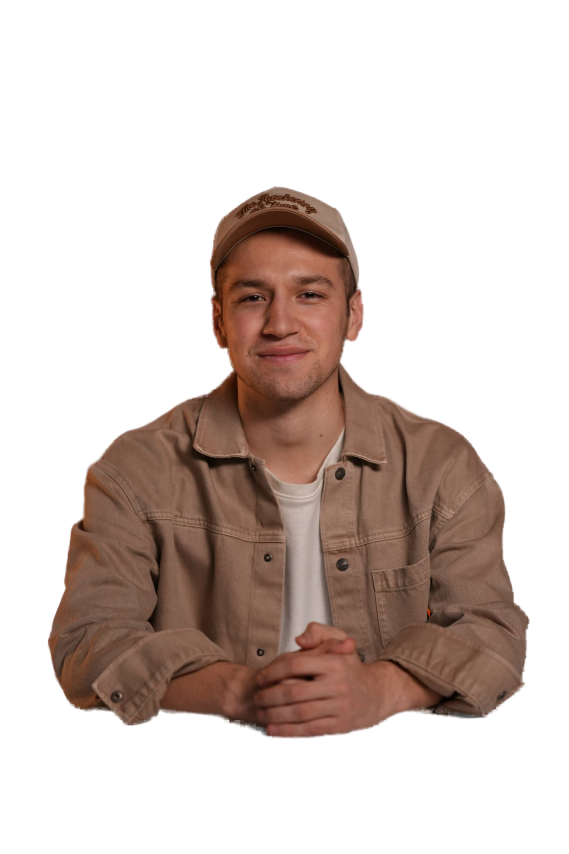
#> input picture super-ai-seminar/design/assets/sp1_cut.png, 1706 x 2560 px (shown at 1/3 size)
$ python compose.py
#> lines starting #> are read from the running program, lines starting #| are printed output that depends on the picture; after the words box and inside, x2 and y2 are one past the last pixel; in counts of white or black regions, pixels touching at a corner belong together
### super-ai-seminar/design/grade.py
"""Spiker rasmlarini yagona uslubga keltirish uchun ranglar bilan ishlash."""
from PIL import Image, ImageEnhance, ImageFilter
import numpy as np

# to'q fon uchun duoton ramp: soya -> o'rta -> yorug'lik
SHADOW = (52, 10, 16)
MID = (150, 48, 30)


def ramp_lut(high):
    lut = np.zeros((256, 3), dtype=np.float32)
    for i in range(256):
        t = i / 255.0
        if t < 0.5:
            k = t / 0.5
            c = [SHADOW[j] + (MID[j] - SHADOW[j]) * k for j in range(3)]
        else:
            k = (t - 0.5) / 0.5
            c = [MID[j] + (high[j] - MID[j]) * k for j in range(3)]
        lut[i] = c
    return lut


def clean_alpha(im, res):
    """Fondagi juda past alfa qiymatlarini nolga tushiradi (hoshiya yo'qoladi)."""
    al = np.asarray(im.getchannel('A')).astype(np.float32)
    lo, hi = 26.0, 232.0
    al = ((al - lo) * (255.0 / (hi - lo))).clip(0, 255)
    res.putalpha(Image.fromarray(al.astype(np.uint8)).filter(ImageFilter.GaussianBlur(0.6)))
    return res


def apply_grade(im, mix, contrast, brightness, high, saturation=0.72):
    """To'q burgundi duoton (qora-qizil fon uchun)."""
    rgb = im.convert('RGB')
    rgb = ImageEnhance.Color(rgb).enhance(saturation)
    rgb = ImageEnhance.Contrast(rgb).enhance(contrast)
    rgb = ImageEnhance.Brightness(rgb).enhance(brightness)
    a = np.asarray(rgb).astype(np.float32)
    lum = (0.299 * a[..., 0] + 0.587 * a[..., 1] + 0.114 * a[..., 2]).clip(0, 255).astype(np.uint8)
    duo = ramp_lut(high)[lum]
    out = (a * (1 - mix) + duo * mix).clip(0, 255).astype(np.uint8)
    return clean_alpha(im, Image.fromarray(out).convert('RGBA'))


def apply_light_grade(im, gains=(1.0, 1.0, 1.0), brightness=1.0, contrast=1.0,
                      saturation=1.0, lift=0.0):
    """Oq fon uchun: kanal balansi bilan ikkala rasmning rang harorati tenglashtiriladi."""
    rgb = im.convert('RGB')
    rgb = ImageEnhance.Color(rgb).enhance(saturation)
    rgb = ImageEnhance.Contrast(rgb).enhance(contrast)
    rgb = ImageEnhance.Brightness(rgb).enhance(brightness)
    a = np.asarray(rgb).astype(np.float32)
    a *= np.array(gains, dtype=np.float32)
    if lift:
        a = a + (255.0 - a) * lift          # soyalarni yumshatish
    out = a.clip(0, 255).astype(np.uint8)
    return clean_alpha(im, Image.fromarray(out).convert('RGBA'))

### super-ai-seminar/design/compose.py
"""Ikkala spikerni bitta jamoa kadriga birlashtirish.

- bosh o'lchamlari tenglashtiriladi (bir xil razmer)
- yelkalar bir chiziqda turadi
- ortiqcha bo'sh joy kesilib, ikkalasi yonma-yon yaqinlashtiriladi
- kerak bo'lsa, o'ngdagi spiker belidan pastda kesiladi

Ishlatilishi:  python3 compose.py [dark|light|both]
"""
import sys
from PIL import Image
import numpy as np
from grade import apply_grade, apply_light_grade

HEAD = 320    # bir "bosh" birligi, piksel
GAP = -74     # figuralar orasidagi masofa (manfiy = yengil ustma-ust)

PROFILES = {
    # qora-qizil fonli variant
    'dark': dict(
        out='assets/crew_pair.png',
        man=dict(src='assets/sp1_cut.png', cut=None, grade=apply_grade,
                 kw=dict(mix=0.85, contrast=1.16, brightness=0.96, high=(232, 182, 152))),
        woman=dict(src='assets/sp2_cut.png', cut=1060, grade=apply_grade,
                   kw=dict(mix=0.97, contrast=1.20, brightness=0.84, high=(196, 140, 116))),
    ),
    # oq fonli variant: rang harorati tenglashtiriladi, teri rangi tabiiy qoladi
    'light': dict(
        out='assets/crew_pair_light.png',
        man=dict(src='assets/w1_cut.png', cut=None, grade=apply_light_grade,
                 kw=dict(gains=(1.025, 1.0, 0.985), brightness=1.06, contrast=1.08,
                         saturation=1.0)),
        woman=dict(src='assets/w2_cut.png', cut=None, grade=apply_light_grade,
                   kw=dict(gains=(1.02, 0.995, 0.97), brightness=0.98, contrast=1.05,
                           saturation=0.94)),
    ),
}


def landmarks(im):
    a = np.asarray(im.getchannel('A')) > 128
    rows = a.sum(1)
    nz = np.nonzero(rows)[0]
    top, bot, mx = int(nz[0]), int(nz[-1]), int(rows.max())
    shoulder = int(next(y for y in range(top, bot) if rows[y] >= 0.5 * mx))
    return top, shoulder, bot


def prepare(spec):
    im = Image.open(spec['src'])
    top, shoulder, bot = landmarks(im)
    if spec['cut']:
        im = im.crop((0, 0, im.width, spec['cut']))
    im = spec['grade'](im, **spec['kw'])

    scale = HEAD / (shoulder - top)
    im = im.resize((round(im.width * scale), round(im.height * scale)), Image.LANCZOS)
    tp, sh = top * scale, shoulder * scale

    # gorizontal ortiqcha joyni kesish + yuqoridagi bo'shliqni olib tashlash
    bbox = im.getbbox()
    im = im.crop((bbox[0], round(tp), bbox[2], im.height))
    return im, sh - tp


def build(profile):
    p = PROFILES[profile]
    man, man_sh = prepare(p['man'])
    woman, wom_sh = prepare(p['woman'])

    # yelkalarni bir chiziqqa qo'yish
    shoulder_y = round(max(man_sh, wom_sh))
    man_y, wom_y = shoulder_y - round(man_sh), shoulder_y - round(wom_sh)

    canvas = Image.new('RGBA', (man.width + woman.width + GAP,
                                max(man_y + man.height, wom_y + woman.height)), (0, 0, 0, 0))
    canvas.alpha_composite(man, (0, man_y))
    canvas.alpha_composite(woman, (man.width + GAP, wom_y))
    canvas = canvas.crop(canvas.getbbox())
    canvas.save(p['out'])
    print(profile, p['out'], canvas.size, 'man', man.size, 'woman', woman.size)


if __name__ == '__main__':
    which = sys.argv[1] if len(sys.argv) > 1 else 'both'
    for name in (PROFILES if which == 'both' else [which]):
        build(name)
#> in prepare, im is the input picture: PIL image 1706x2560 RGBA; mean R, G, B, A 124.1, 83.8, 65.9, 84.8
#> in landmarks, `a = np.asarray(im.getchannel('A')) > 128`:
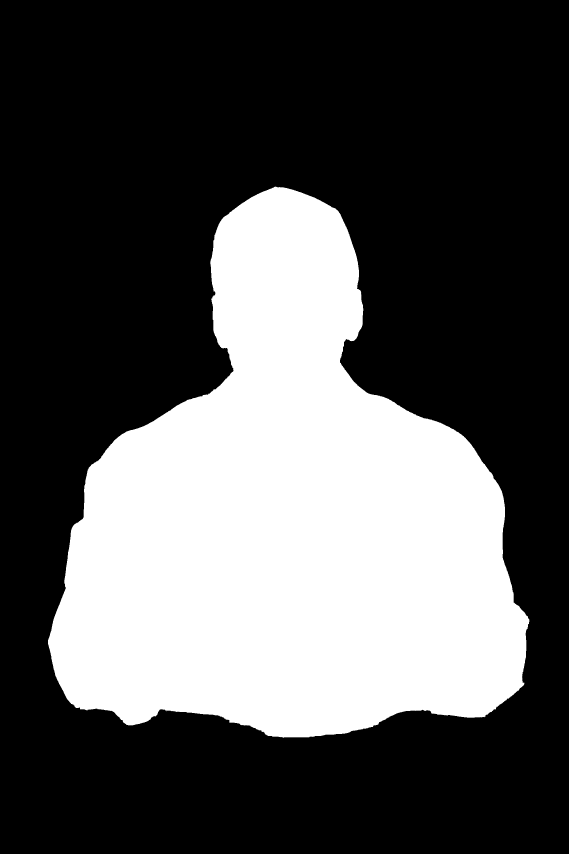
#> a: shape (2560, 1706) bool (shown at 1/3 size); 33.3% white; 2 white regions (1 under 20 px), largest, box (x1, y1, x2, y2) and area: (144, 560, 1588, 2213) 1453947
#> in landmarks, `rows = a.sum(1)`: rows = 2560 values, max 1435 at index 1920, min 0 at index 0, mean 567.9
#> in landmarks, `nz = np.nonzero(rows)[0]`: nz = 1653 values from 560 to 2212
#> in landmarks, `top, bot, mx = int(nz[0]), int(nz[-1]), int(rows.max())`: top = 560; bot = 2212; mx = 1435
#> in landmarks, `shoulder = int(next(y for y in range(top, bot) if rows[y] >= 0.5 * mx))`: shoulder = 1233
#> in prepare, `top, shoulder, bot = landmarks(im)`: top = 560; shoulder = 1233; bot = 2212
#> in prepare, `scale = HEAD / (shoulder - top)`: scale = 0.475
#> in prepare, `tp, sh = top * scale, shoulder * scale`: tp = 266.3; sh = 586.3
#> in prepare, `bbox = im.getbbox()`: bbox = (66, 263, 758, 1055)
#> in prepare, `im = im.crop((bbox[0], round(tp), bbox[2], im.height))`:
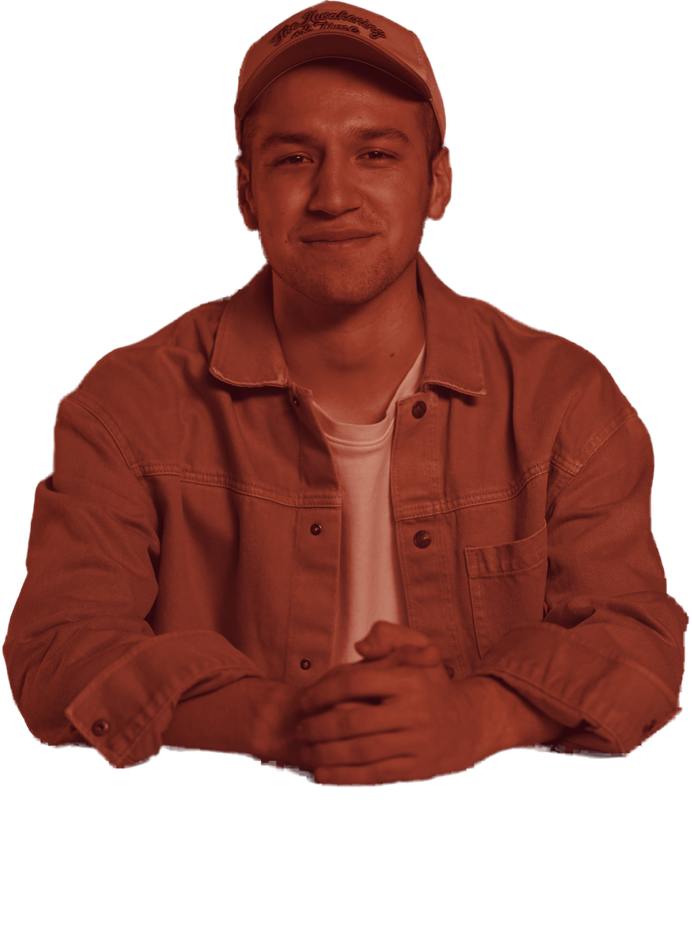
#> im: PIL image 692x951 RGBA; mean R, G, B, A 61.1, 22.9, 17.1, 127.2; transparent parts drawn white
#> in build, `man, man_sh = prepare(p['man'])`: man_sh = 320
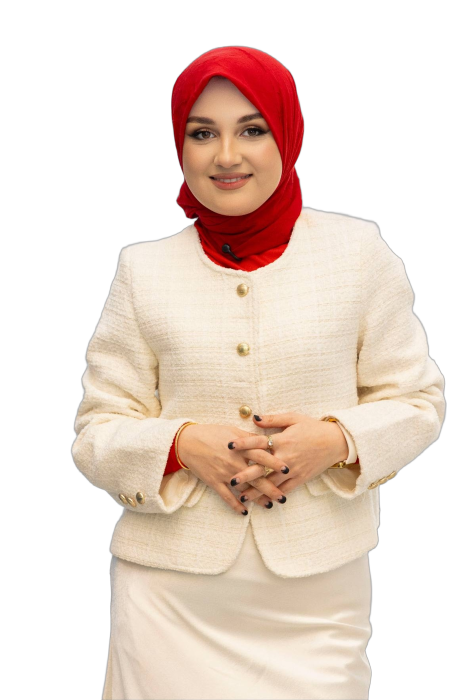
#> input picture super-ai-seminar/design/assets/sp2_cut.png, 934 x 1400 px (shown at 1/2 size)
#> in prepare, im is the input picture: PIL image 934x1400 RGBA; mean R, G, B, A 108.7, 91.8, 81.9, 125.6
#> in landmarks (call 2), `a = np.asarray(im.getchannel('A')) > 128`:
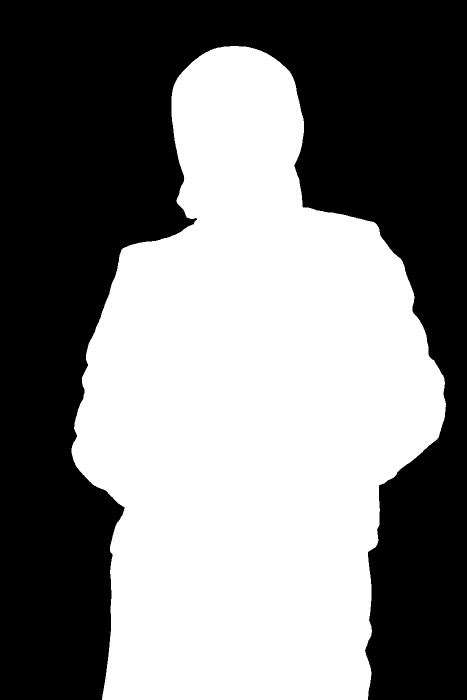
#> a: shape (1400, 934) bool (shown at 1/2 size); 49.4% white; 1 white region, box (x1, y1, x2, y2) and area: (143, 92, 892, 1400) 645458
#> in landmarks (call 2), `rows = a.sum(1)`: rows = 1400 values, max 738 at index 833, min 0 at index 0, mean 461
#> in landmarks (call 2), `nz = np.nonzero(rows)[0]`: nz = 1308 values from 92 to 1399
#> in landmarks (call 2), `top, bot, mx = int(nz[0]), int(nz[-1]), int(rows.max())`: top = 92; bot = 1399; mx = 738
#> in landmarks (call 2), `shoulder = int(next(y for y in range(top, bot) if rows[y] >= 0.5 * mx))`: shoulder = 449
#> in prepare (call 2), `top, shoulder, bot = landmarks(im)`: top = 92; shoulder = 449; bot = 1399
#> in clean_alpha (call 2), `res.putalpha(Image.fromarray(al.astype(np.uint8)).filter(ImageFilter.G..`:
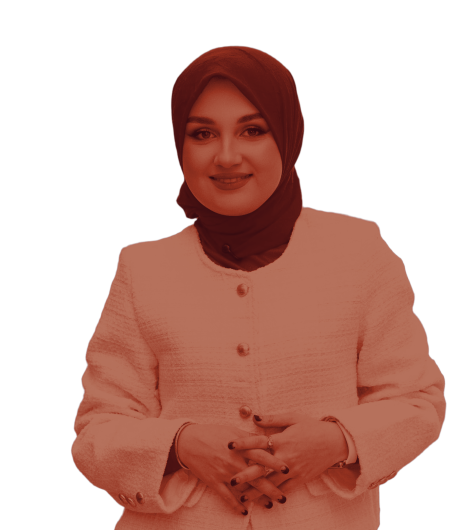
#> res: PIL image 934x1060 RGBA (shown at 1/2 size); mean R, G, B, A 101.9, 44.7, 39.4, 120.5; transparent parts drawn white
#> in prepare (call 2), `scale = HEAD / (shoulder - top)`: scale = 0.896
#> in prepare (call 2), `tp, sh = top * scale, shoulder * scale`: tp = 82.46; sh = 402.5
#> in prepare (call 2), `bbox = im.getbbox()`: bbox = (125, 79, 802, 950)
#> in prepare (call 2), `im = im.crop((bbox[0], round(tp), bbox[2], im.height))`:
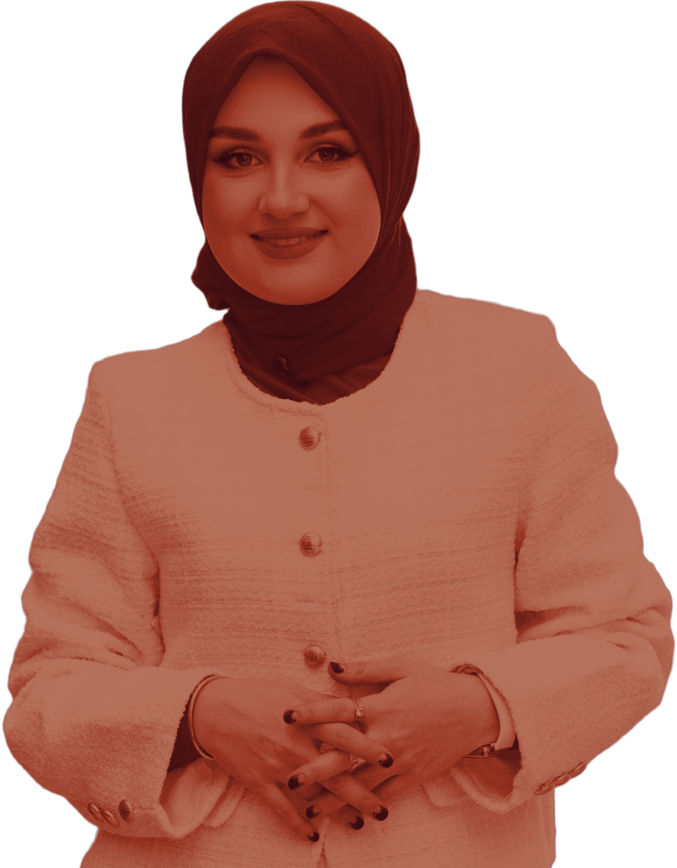
#> im: PIL image 677x868 RGBA; mean R, G, B, A 102.8, 54, 42.7, 163; transparent parts drawn white
#> in build, `woman, wom_sh = prepare(p['woman'])`: wom_sh = 320
#> in build, `man_y, wom_y = shoulder_y - round(man_sh), shoulder_y - round(wom_sh)`: man_y = 0
#> in build, `canvas = Image.new('RGBA', (man.width + woman.width + GAP, max(man_y +..`: canvas: PIL image 1295x951 RGBA; every value is 0
#> in build, `canvas = canvas.crop(canvas.getbbox())`:
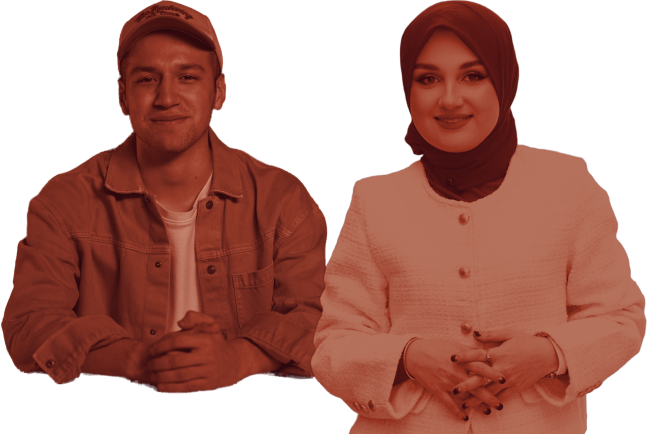
#> canvas: PIL image 1295x868 RGBA (shown at 1/2 size); mean R, G, B, A 88.5, 41.3, 32, 158; transparent parts drawn white
#| dark assets/crew_pair.png (1295, 868) man (692, 951) woman (677, 868)
#> pass 2 of the loop `for name in (PROFILES if which == 'both' else [which]):`:
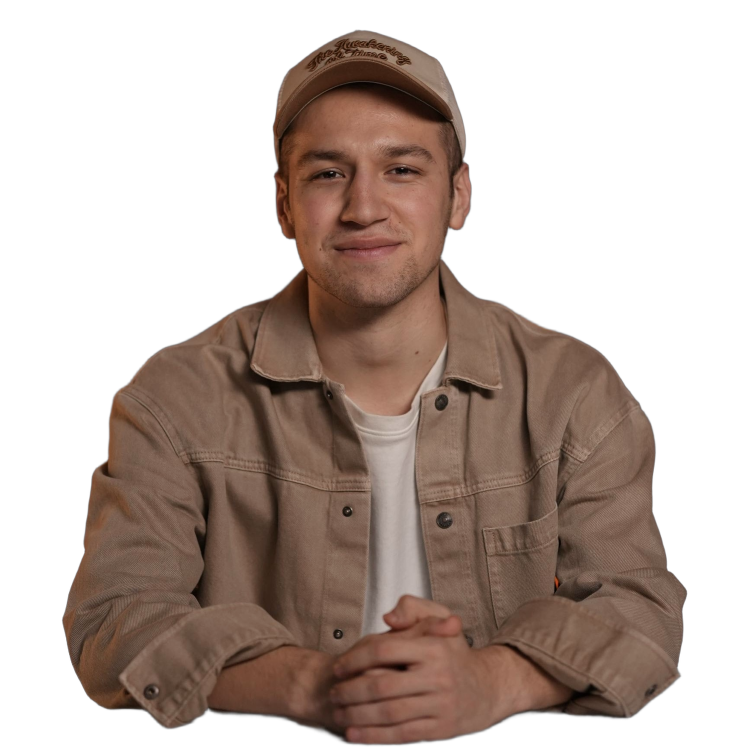
#> input picture super-ai-seminar/design/assets/w1_cut.png, 1476 x 1500 px (shown at 1/2 size)
#> in prepare, im is the input picture: PIL image 1476x1500 RGBA; mean R, G, B, A 59, 44.1, 36.7, 125.1
#> in landmarks (call 3), `a = np.asarray(im.getchannel('A')) > 128`:
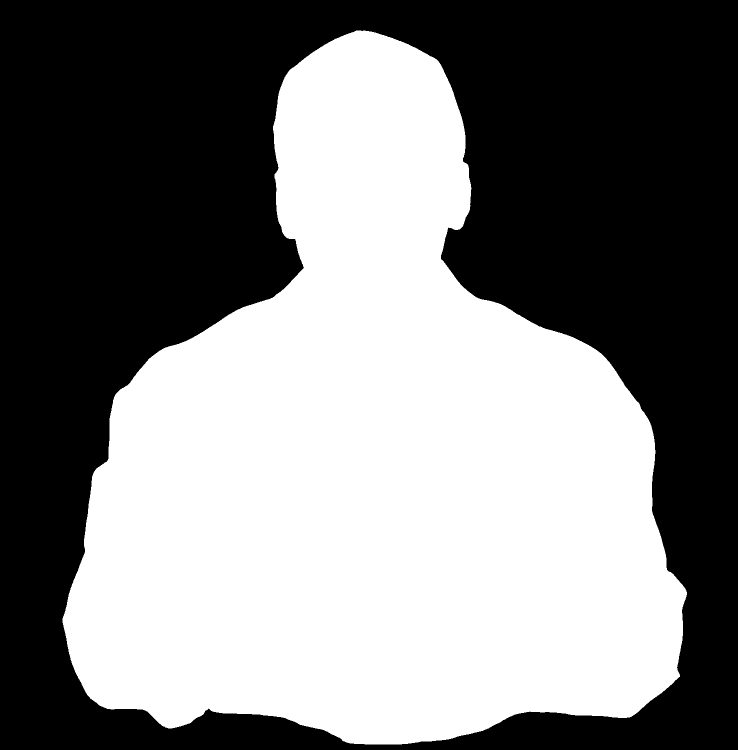
#> a: shape (1500, 1476) bool (shown at 1/2 size); 49.2% white; 1 white region, box (x1, y1, x2, y2) and area: (125, 61, 1374, 1489) 1088562
#> rows = 1500 values, max 1241 at index 1241, min 0 at index 0, mean 725.7
#> nz = 1428 values from 61 to 1488
#> in landmarks (call 3), `top, bot, mx = int(nz[0]), int(nz[-1]), int(rows.max())`: top = 61; bot = 1488; mx = 1241
#> in landmarks (call 3), `shoulder = int(next(y for y in range(top, bot) if rows[y] >= 0.5 * mx))`: shoulder = 642
#> in prepare (call 3), `top, shoulder, bot = landmarks(im)`: top = 61; shoulder = 642; bot = 1488
#> res: PIL image 1476x1500 RGBA
#> scale = 0.551
#> tp = 33.6; sh = 353.6
#> bbox = (66, 31, 760, 823)
#> in prepare (call 3), `im = im.crop((bbox[0], round(tp), bbox[2], im.height))`:
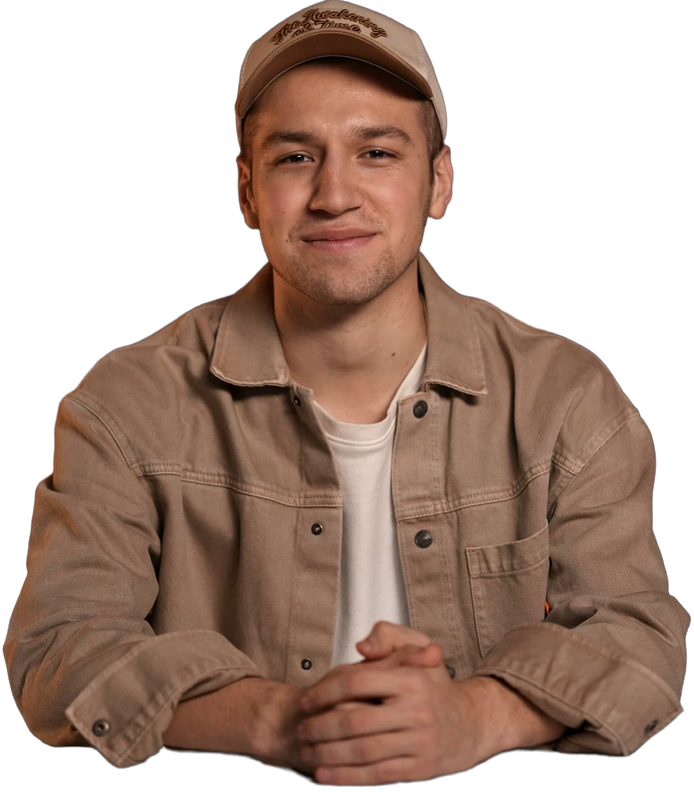
#> im: PIL image 694x792 RGBA; mean R, G, B, A 81.2, 58.7, 47.2, 153.1; transparent parts drawn white
#| light assets/crew_pair_light.png (1300, 848) man (694, 792) woman (680, 848)
